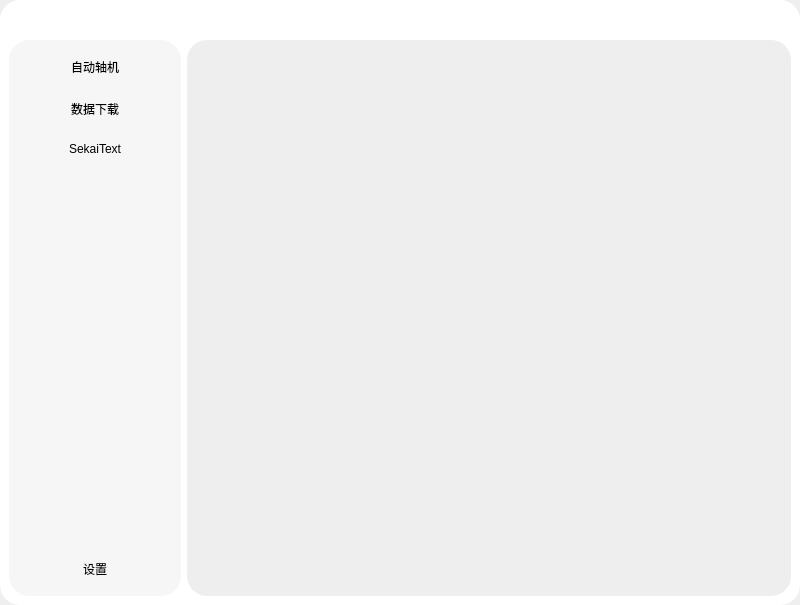
<?xml version="1.0" encoding="UTF-8"?>
<ui version="4.0">
 <class>MainWindow</class>
 <widget class="QMainWindow" name="MainWindow">
  <property name="geometry">
   <rect>
    <x>0</x>
    <y>0</y>
    <width>800</width>
    <height>605</height>
   </rect>
  </property>
  <property name="windowTitle">
   <string>MainWindow</string>
  </property>
  <property name="styleSheet">
   <string notr="true"/>
  </property>
  <widget class="QWidget" name="centralwidget">
   <layout class="QGridLayout" name="gridLayout">
    <property name="leftMargin">
     <number>0</number>
    </property>
    <property name="topMargin">
     <number>0</number>
    </property>
    <property name="rightMargin">
     <number>0</number>
    </property>
    <property name="bottomMargin">
     <number>0</number>
    </property>
    <property name="spacing">
     <number>0</number>
    </property>
    <item row="0" column="0">
     <widget class="QWidget" name="MainFrame" native="true">
      <property name="styleSheet">
       <string notr="true">QWidget#MainFrame{background-color: rgb(255, 255, 255);border-color: rgb(204, 204, 204);border-size: 2px;border-radius:20px;}</string>
      </property>
      <layout class="QGridLayout" name="gridLayout_2">
       <property name="topMargin">
        <number>40</number>
       </property>
       <item row="0" column="0">
        <layout class="QHBoxLayout" name="horizontalLayout" stretch="2,7">
         <item>
          <widget class="QFrame" name="MenuFrame">
           <property name="styleSheet">
            <string notr="true">QFrame#MenuFrame{	border-radius:20px;	background-color: rgba(238, 238, 238,128);}
QPushButton{font: 500 14pt &quot;Microsoft YaHei UI&quot;;border:none}
</string>
           </property>
           <layout class="QVBoxLayout" name="verticalLayout_4">
            <item>
             <widget class="QWidget" name="widget" native="true">
              <layout class="QHBoxLayout" name="horizontalLayout_2">
               <item>
                <widget class="QPushButton" name="FuncButtonSubtitle">
                 <property name="text">
                  <string>自动轴机</string>
                 </property>
                </widget>
               </item>
              </layout>
             </widget>
            </item>
            <item>
             <widget class="QWidget" name="widget_3" native="true">
              <layout class="QHBoxLayout" name="horizontalLayout_3">
               <item>
                <widget class="QPushButton" name="FuncButtonDownload">
                 <property name="text">
                  <string>数据下载</string>
                 </property>
                </widget>
               </item>
              </layout>
             </widget>
            </item>
            <item>
             <widget class="QWidget" name="widget_6" native="true">
              <layout class="QHBoxLayout" name="horizontalLayout_7">
               <item>
                <widget class="QPushButton" name="FuncButtonText">
                 <property name="text">
                  <string>SekaiText</string>
                 </property>
                </widget>
               </item>
              </layout>
             </widget>
            </item>
            <item>
             <spacer name="verticalSpacer">
              <property name="orientation">
               <enum>Qt::Vertical</enum>
              </property>
              <property name="sizeHint" stdset="0">
               <size>
                <width>20</width>
                <height>40</height>
               </size>
              </property>
             </spacer>
            </item>
            <item>
             <widget class="QWidget" name="widget_5" native="true">
              <layout class="QHBoxLayout" name="horizontalLayout_6">
               <item>
                <widget class="QPushButton" name="FuncButtonSetting">
                 <property name="text">
                  <string>设置</string>
                 </property>
                </widget>
               </item>
              </layout>
             </widget>
            </item>
           </layout>
          </widget>
         </item>
         <item>
          <widget class="QFrame" name="ProcessFrame">
           <property name="styleSheet">
            <string notr="true">QFrame#ProcessFrame{
border-radius:20px;
background-color: rgb(238, 238, 238);
}
</string>
           </property>
           <layout class="QGridLayout" name="ProcessGridLayout"/>
          </widget>
         </item>
        </layout>
       </item>
      </layout>
     </widget>
    </item>
   </layout>
  </widget>
 </widget>
 <resources/>
 <connections/>
</ui>
